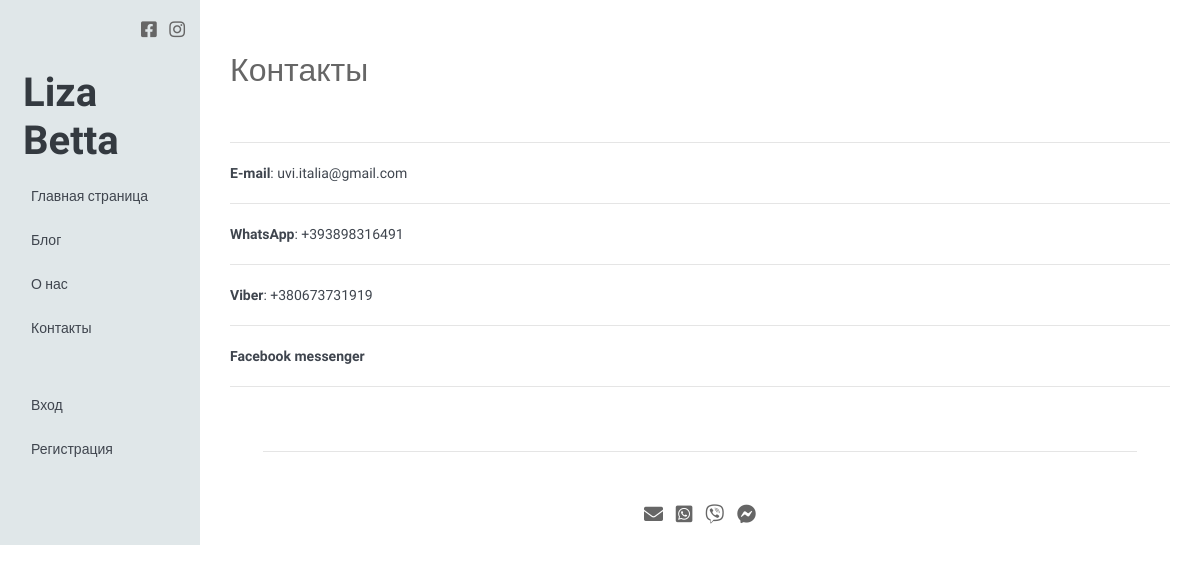
The app's page /contact with its own data.
### mainapp/models.py (models this page shows, shortened)
class StaticPage(models.Model):
    title = models.CharField("Название", max_length=200)
    content = RichTextField("Контент", null=True, blank=True)
    status = models.BooleanField("Опубликовать?", default=False)
    menu = models.BooleanField("Выставить в меню?", default=False)
    slug = models.SlugField(max_length=150, db_index=True, null=True, blank=True, unique=True)

### mainapp/views.py (the view)
# urls.py: path('<slug:slug>', StaticPageView.as_view(), name='static_page'),
class StaticPageView(DetailView):
    model = StaticPage
    slug_field = "slug"
    template_name = "mainapp/blog/static_page.html"

### mainapp/templates/mainapp/blog/static_page.html (shortened to what this page needs)
{% extends "base.html" %}
{% block content %}
<div class="col-12 mt-5">
<h2>{{ staticpage.title }}</h2>
<p class="py-3">{{ staticpage.content|safe }}</p>
</div>
{% endblock %}

### static/css/style.css (style rules this page uses)
body { font-family: 'Comfortaa', cursive; font-size: 14px; background-color: #fff; color: #666; font-weight: 500; line-height: 2em; -webkit-font-smoothing: antialiased; }
h1, h2, h3, h4, h5, h6, .h1, .h2, .h3, .h4, .h5, .h6 { font-family: 'Oswald', sans-serif; }
a { color: #3f454e }
p { vertical-align: baseline; }

### records on screen
StaticPage: title "Контакты", content "E-mail : uvi.italia@gmail.com WhatsApp : +393898316491 Viber : +380673731919 Facebook messenger"
